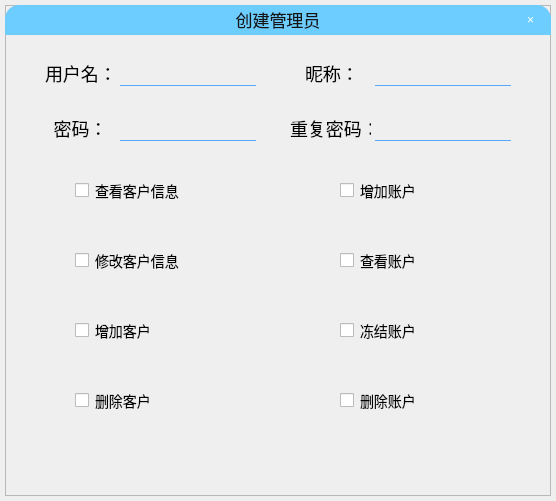
<?xml version="1.0" encoding="UTF-8"?>
<ui version="4.0">
 <class>Create_admin_form</class>
 <widget class="QWidget" name="Create_admin_form">
  <property name="geometry">
   <rect>
    <x>0</x>
    <y>0</y>
    <width>556</width>
    <height>501</height>
   </rect>
  </property>
  <property name="windowTitle">
   <string>Create_admin_form</string>
  </property>
  <widget class="QFrame" name="frame_window">
   <property name="geometry">
    <rect>
     <x>5</x>
     <y>5</y>
     <width>546</width>
     <height>491</height>
    </rect>
   </property>
   <property name="styleSheet">
    <string notr="true">QFrame[objectName=&quot;frame_window&quot;]
{
	background-color: rgb(250, 250, 250);
	border-radius:15px;
}</string>
   </property>
   <property name="frameShape">
    <enum>QFrame::StyledPanel</enum>
   </property>
   <property name="frameShadow">
    <enum>QFrame::Raised</enum>
   </property>
   <widget class="QLabel" name="lbl_title">
    <property name="geometry">
     <rect>
      <x>0</x>
      <y>0</y>
      <width>546</width>
      <height>30</height>
     </rect>
    </property>
    <property name="styleSheet">
     <string notr="true">font:17px;
color:rgb(20,20,20);
padding-bottom:1px;
border-top-left-radius:14px;
border-top-right-radius:14px;
background-color: rgb(110, 205, 255)</string>
    </property>
    <property name="text">
     <string>创建管理员</string>
    </property>
    <property name="alignment">
     <set>Qt::AlignCenter</set>
    </property>
   </widget>
   <widget class="QPushButton" name="btn_close">
    <property name="geometry">
     <rect>
      <x>505</x>
      <y>0</y>
      <width>41</width>
      <height>30</height>
     </rect>
    </property>
    <property name="styleSheet">
     <string notr="true">QPushButton
{
	color:white;
	border-top-right-radius:14px;
	font: 20pt &quot;Calibri&quot;;/*字体*/
	background-color: rgba(255, 255, 255,0);/*背景色*/
	border:0px;
}
QPushButton:hover
{
	background-color: rgba(255, 255, 255,0.5);
	color: rgb(255, 0, 0);
}

</string>
    </property>
    <property name="text">
     <string>×</string>
    </property>
   </widget>
   <widget class="QLineEdit" name="le_account">
    <property name="geometry">
     <rect>
      <x>115</x>
      <y>50</y>
      <width>136</width>
      <height>31</height>
     </rect>
    </property>
    <property name="styleSheet">
     <string notr="true">QLineEdit
{
	
	background-color: rgba(255, 255, 255,0);
	border:1px solid white;
	border-left-color: rgba(255, 255, 255,0);
	border-right-color: rgba(255, 255, 255,0);
	border-top-color: rgba(255, 255, 255,0);
	border-bottom-color: rgb(85, 170, 255);
	font: 15pt &quot;Calibri&quot;;
}
QLineEdit:hover
{
	border-bottom-color: rgba(85, 170, 255,0.6);
}</string>
    </property>
    <property name="alignment">
     <set>Qt::AlignCenter</set>
    </property>
   </widget>
   <widget class="QLabel" name="lbl_username">
    <property name="geometry">
     <rect>
      <x>300</x>
      <y>55</y>
      <width>51</width>
      <height>26</height>
     </rect>
    </property>
    <property name="styleSheet">
     <string notr="true">font:18px</string>
    </property>
    <property name="text">
     <string>昵称：</string>
    </property>
   </widget>
   <widget class="QCheckBox" name="cb_2">
    <property name="geometry">
     <rect>
      <x>70</x>
      <y>235</y>
      <width>156</width>
      <height>41</height>
     </rect>
    </property>
    <property name="styleSheet">
     <string notr="true">QCheckBox
{
	font-size:14px;
	border-radius:2px;
}

QCheckBox::indicator:hover
{
	width:25px;
	height:25px;

}

QCheckBox::indicator:unchecked
{
	width:25px;
	height:25px;
	image:url(Resources/CheckedBox/unchecked.png);
}

QCheckBox::indicator:unchecked:hover
{
	image:url(Resources/CheckedBox/unchecked_hover.png);
}

QCheckBox::indicator:checked
{
	image:url(Resources/CheckedBox/checked.png);
}

QCheckBox::indicator:checked:hover
{
	image:url(Resources/CheckedBox/checked_hover.png);
}</string>
    </property>
    <property name="text">
     <string>修改客户信息</string>
    </property>
   </widget>
   <widget class="QLabel" name="lbl_account">
    <property name="geometry">
     <rect>
      <x>40</x>
      <y>55</y>
      <width>71</width>
      <height>26</height>
     </rect>
    </property>
    <property name="styleSheet">
     <string notr="true">font:18px</string>
    </property>
    <property name="text">
     <string>用户名：</string>
    </property>
   </widget>
   <widget class="QCheckBox" name="cb_1">
    <property name="geometry">
     <rect>
      <x>70</x>
      <y>165</y>
      <width>156</width>
      <height>41</height>
     </rect>
    </property>
    <property name="styleSheet">
     <string notr="true">QCheckBox
{
	font-size:14px;
	border-radius:2px;
}

QCheckBox::indicator:hover
{
	width:25px;
	height:25px;

}

QCheckBox::indicator:unchecked
{
	width:25px;
	height:25px;
	image:url(Resources/CheckedBox/unchecked.png);
}

QCheckBox::indicator:unchecked:hover
{
	image:url(Resources/CheckedBox/unchecked_hover.png);
}

QCheckBox::indicator:checked
{
	image:url(Resources/CheckedBox/checked.png);
}

QCheckBox::indicator:checked:hover
{
	image:url(Resources/CheckedBox/checked_hover.png);
}</string>
    </property>
    <property name="text">
     <string>查看客户信息</string>
    </property>
   </widget>
   <widget class="QCheckBox" name="cb_8">
    <property name="geometry">
     <rect>
      <x>335</x>
      <y>375</y>
      <width>156</width>
      <height>41</height>
     </rect>
    </property>
    <property name="styleSheet">
     <string notr="true">QCheckBox
{
	font-size:14px;
	border-radius:2px;
}

QCheckBox::indicator:hover
{
	width:25px;
	height:25px;

}

QCheckBox::indicator:unchecked
{
	width:25px;
	height:25px;
	image:url(Resources/CheckedBox/unchecked.png);
}

QCheckBox::indicator:unchecked:hover
{
	image:url(Resources/CheckedBox/unchecked_hover.png);
}

QCheckBox::indicator:checked
{
	image:url(Resources/CheckedBox/checked.png);
}

QCheckBox::indicator:checked:hover
{
	image:url(Resources/CheckedBox/checked_hover.png);
}</string>
    </property>
    <property name="text">
     <string>删除账户</string>
    </property>
   </widget>
   <widget class="QCheckBox" name="cb_3">
    <property name="geometry">
     <rect>
      <x>70</x>
      <y>305</y>
      <width>156</width>
      <height>41</height>
     </rect>
    </property>
    <property name="styleSheet">
     <string notr="true">QCheckBox
{
	font-size:14px;
	border-radius:2px;
}

QCheckBox::indicator:hover
{
	width:25px;
	height:25px;

}

QCheckBox::indicator:unchecked
{
	width:25px;
	height:25px;
	image:url(Resources/CheckedBox/unchecked.png);
}

QCheckBox::indicator:unchecked:hover
{
	image:url(Resources/CheckedBox/unchecked_hover.png);
}

QCheckBox::indicator:checked
{
	image:url(Resources/CheckedBox/checked.png);
}

QCheckBox::indicator:checked:hover
{
	image:url(Resources/CheckedBox/checked_hover.png);
}</string>
    </property>
    <property name="text">
     <string>增加客户</string>
    </property>
   </widget>
   <widget class="QCheckBox" name="cb_7">
    <property name="geometry">
     <rect>
      <x>335</x>
      <y>305</y>
      <width>156</width>
      <height>41</height>
     </rect>
    </property>
    <property name="styleSheet">
     <string notr="true">QCheckBox
{
	font-size:14px;
	border-radius:2px;
}

QCheckBox::indicator:hover
{
	width:25px;
	height:25px;

}

QCheckBox::indicator:unchecked
{
	width:25px;
	height:25px;
	image:url(Resources/CheckedBox/unchecked.png);
}

QCheckBox::indicator:unchecked:hover
{
	image:url(Resources/CheckedBox/unchecked_hover.png);
}

QCheckBox::indicator:checked
{
	image:url(Resources/CheckedBox/checked.png);
}

QCheckBox::indicator:checked:hover
{
	image:url(Resources/CheckedBox/checked_hover.png);
}</string>
    </property>
    <property name="text">
     <string>冻结账户</string>
    </property>
   </widget>
   <widget class="QCheckBox" name="cb_6">
    <property name="geometry">
     <rect>
      <x>335</x>
      <y>235</y>
      <width>156</width>
      <height>41</height>
     </rect>
    </property>
    <property name="styleSheet">
     <string notr="true">QCheckBox
{
	font-size:14px;
	border-radius:2px;
}

QCheckBox::indicator:hover
{
	width:25px;
	height:25px;

}

QCheckBox::indicator:unchecked
{
	width:25px;
	height:25px;
	image:url(Resources/CheckedBox/unchecked.png);
}

QCheckBox::indicator:unchecked:hover
{
	image:url(Resources/CheckedBox/unchecked_hover.png);
}

QCheckBox::indicator:checked
{
	image:url(Resources/CheckedBox/checked.png);
}

QCheckBox::indicator:checked:hover
{
	image:url(Resources/CheckedBox/checked_hover.png);
}</string>
    </property>
    <property name="text">
     <string>查看账户</string>
    </property>
   </widget>
   <widget class="QLineEdit" name="le_username">
    <property name="geometry">
     <rect>
      <x>370</x>
      <y>50</y>
      <width>136</width>
      <height>31</height>
     </rect>
    </property>
    <property name="styleSheet">
     <string notr="true">QLineEdit
{
	
	background-color: rgba(255, 255, 255,0);
	border:1px solid white;
	border-left-color: rgba(255, 255, 255,0);
	border-right-color: rgba(255, 255, 255,0);
	border-top-color: rgba(255, 255, 255,0);
	border-bottom-color: rgb(85, 170, 255);
	font: 15pt &quot;Calibri&quot;;
}
QLineEdit:hover
{
	border-bottom-color: rgba(85, 170, 255,0.6);
}</string>
    </property>
    <property name="alignment">
     <set>Qt::AlignCenter</set>
    </property>
   </widget>
   <widget class="QCheckBox" name="cb_4">
    <property name="geometry">
     <rect>
      <x>70</x>
      <y>375</y>
      <width>156</width>
      <height>41</height>
     </rect>
    </property>
    <property name="styleSheet">
     <string notr="true">QCheckBox
{
	font-size:14px;
	border-radius:2px;
}

QCheckBox::indicator:hover
{
	width:25px;
	height:25px;

}

QCheckBox::indicator:unchecked
{
	width:25px;
	height:25px;
	image:url(Resources/CheckedBox/unchecked.png);
}

QCheckBox::indicator:unchecked:hover
{
	image:url(Resources/CheckedBox/unchecked_hover.png);
}

QCheckBox::indicator:checked
{
	image:url(Resources/CheckedBox/checked.png);
}

QCheckBox::indicator:checked:hover
{
	image:url(Resources/CheckedBox/checked_hover.png);
}</string>
    </property>
    <property name="text">
     <string>删除客户</string>
    </property>
   </widget>
   <widget class="QCheckBox" name="cb_5">
    <property name="geometry">
     <rect>
      <x>335</x>
      <y>165</y>
      <width>156</width>
      <height>41</height>
     </rect>
    </property>
    <property name="styleSheet">
     <string notr="true">QCheckBox
{
	font-size:14px;
	border-radius:2px;
}

QCheckBox::indicator:hover
{
	width:25px;
	height:25px;

}

QCheckBox::indicator:unchecked
{
	width:25px;
	height:25px;
	image:url(Resources/CheckedBox/unchecked.png);
}

QCheckBox::indicator:unchecked:hover
{
	image:url(Resources/CheckedBox/unchecked_hover.png);
}

QCheckBox::indicator:checked
{
	image:url(Resources/CheckedBox/checked.png);
}

QCheckBox::indicator:checked:hover
{
	image:url(Resources/CheckedBox/checked_hover.png);
}</string>
    </property>
    <property name="text">
     <string>增加账户</string>
    </property>
   </widget>
   <widget class="QLabel" name="lbl_re_password">
    <property name="geometry">
     <rect>
      <x>285</x>
      <y>110</y>
      <width>81</width>
      <height>26</height>
     </rect>
    </property>
    <property name="styleSheet">
     <string notr="true">font:18px</string>
    </property>
    <property name="text">
     <string>重复密码：</string>
    </property>
   </widget>
   <widget class="QLineEdit" name="le_password">
    <property name="geometry">
     <rect>
      <x>115</x>
      <y>105</y>
      <width>136</width>
      <height>31</height>
     </rect>
    </property>
    <property name="styleSheet">
     <string notr="true">QLineEdit
{
	
	background-color: rgba(255, 255, 255,0);
	border:1px solid white;
	border-left-color: rgba(255, 255, 255,0);
	border-right-color: rgba(255, 255, 255,0);
	border-top-color: rgba(255, 255, 255,0);
	border-bottom-color: rgb(85, 170, 255);
	font: 15pt &quot;Calibri&quot;;
}
QLineEdit:hover
{
	border-bottom-color: rgba(85, 170, 255,0.6);
}</string>
    </property>
    <property name="echoMode">
     <enum>QLineEdit::Password</enum>
    </property>
    <property name="alignment">
     <set>Qt::AlignCenter</set>
    </property>
   </widget>
   <widget class="QLineEdit" name="le_re_password">
    <property name="geometry">
     <rect>
      <x>370</x>
      <y>105</y>
      <width>136</width>
      <height>31</height>
     </rect>
    </property>
    <property name="styleSheet">
     <string notr="true">QLineEdit
{
	
	background-color: rgba(255, 255, 255,0);
	border:1px solid white;
	border-left-color: rgba(255, 255, 255,0);
	border-right-color: rgba(255, 255, 255,0);
	border-top-color: rgba(255, 255, 255,0);
	border-bottom-color: rgb(85, 170, 255);
	font: 15pt &quot;Calibri&quot;;
}
QLineEdit:hover
{
	border-bottom-color: rgba(85, 170, 255,0.6);
}</string>
    </property>
    <property name="echoMode">
     <enum>QLineEdit::Password</enum>
    </property>
    <property name="alignment">
     <set>Qt::AlignCenter</set>
    </property>
   </widget>
   <widget class="QLabel" name="lbl_password">
    <property name="geometry">
     <rect>
      <x>40</x>
      <y>110</y>
      <width>71</width>
      <height>26</height>
     </rect>
    </property>
    <property name="styleSheet">
     <string notr="true">font:18px</string>
    </property>
    <property name="text">
     <string>密码：</string>
    </property>
    <property name="alignment">
     <set>Qt::AlignCenter</set>
    </property>
   </widget>
  </widget>
 </widget>
 <layoutdefault spacing="6" margin="11"/>
 <resources/>
 <connections>
  <connection>
   <sender>btn_close</sender>
   <signal>clicked()</signal>
   <receiver>Create_admin_form</receiver>
   <slot>btn_close_click()</slot>
   <hints>
    <hint type="sourcelabel">
     <x>540</x>
     <y>18</y>
    </hint>
    <hint type="destinationlabel">
     <x>424</x>
     <y>-10</y>
    </hint>
   </hints>
  </connection>
 </connections>
 <slots>
  <slot>btn_close_click()</slot>
 </slots>
</ui>
